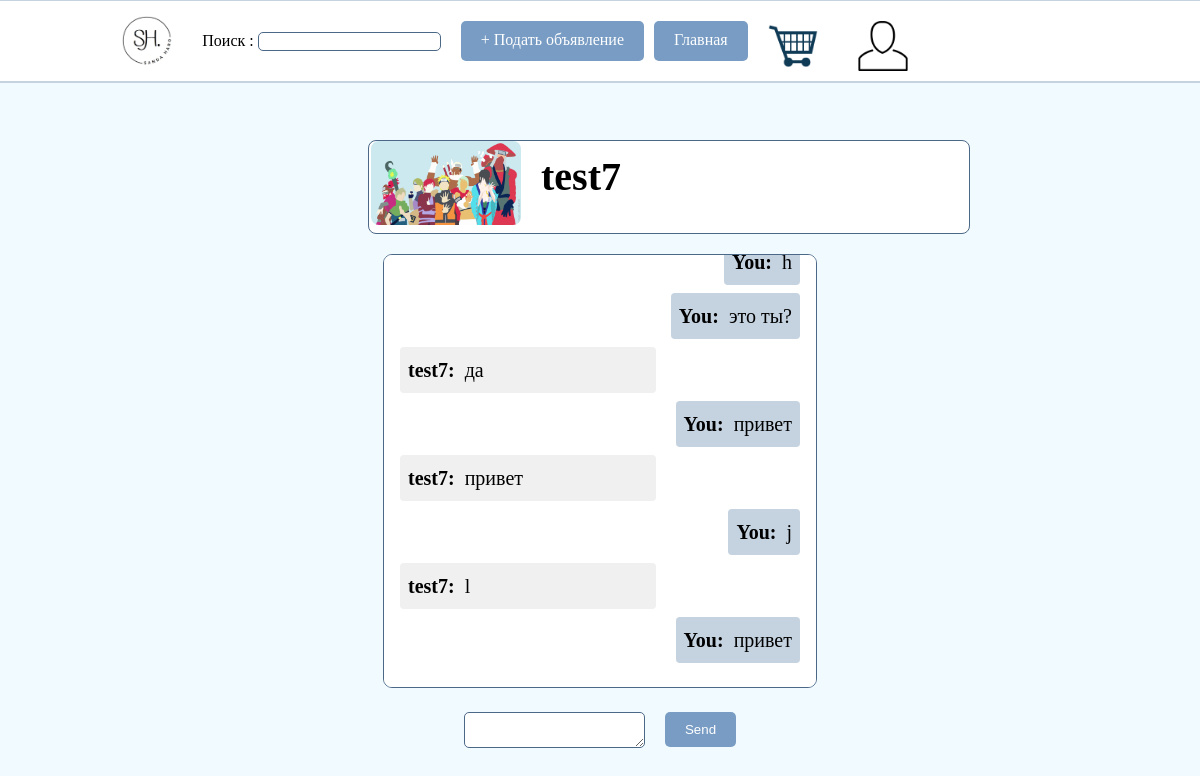
Before: /compose/10/ (signed in) with the older database file.
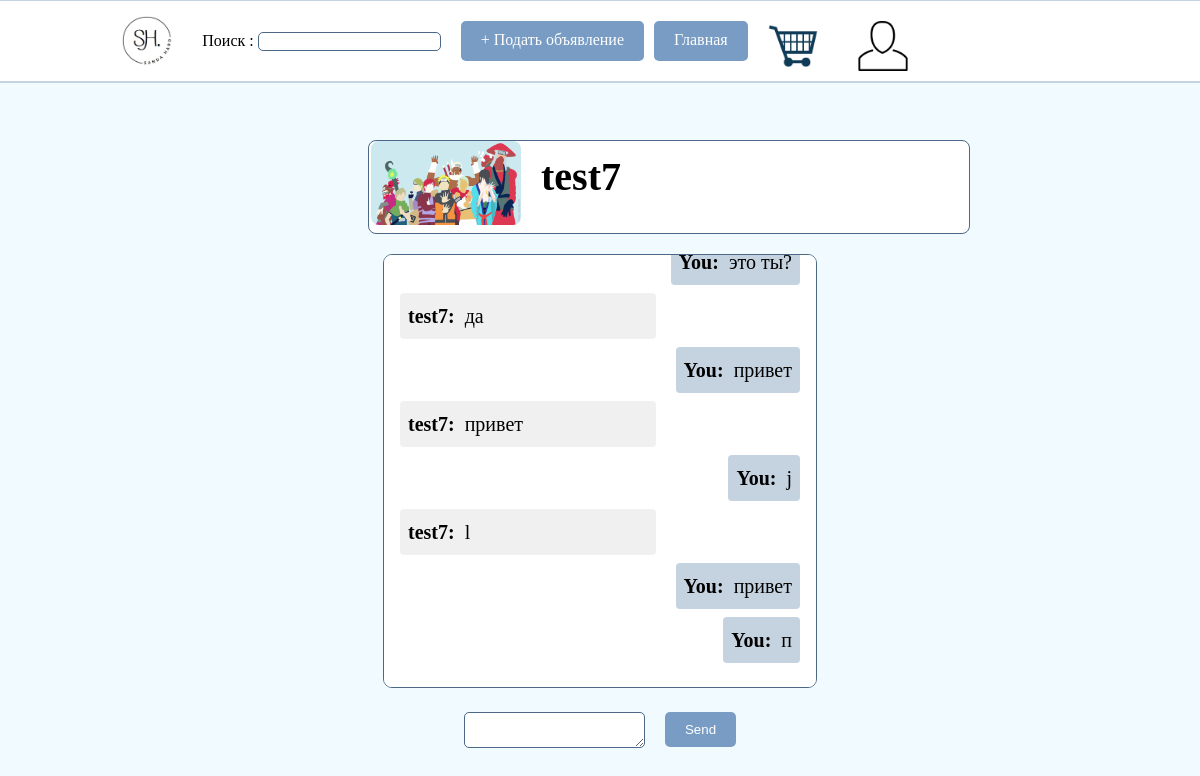
After: the same page with the newer database file.
### main/models.py (models this page shows, shortened)
class Message(models.Model):
    sender = models.ForeignKey(User, on_delete=models.CASCADE, related_name='sent_messages')
    recipient = models.ForeignKey(User, on_delete=models.CASCADE, related_name='received_messages')
    content = models.TextField()
    created_at = models.DateTimeField(auto_now_add=True)
    is_read = models.BooleanField(default=False)

### main/views.py (the view)
# urls.py: path('compose/<int:user_id>/', views.compose_message, name='compose_message'),
def compose_message(request, user_id):
    recipient = get_object_or_404(User, id=user_id)
    recipient_profile = Profile.objects.get(user=recipient)
    if request.method == 'POST':
        form = MessageForm(request.POST)
        if form.is_valid():
            message = form.save(commit=False)
            message.sender = request.user
            message.recipient = recipient
            message.save()
            form = MessageForm()
            return redirect('compose_message', user_id=user_id)
    else:
        form = MessageForm()
    messages = Message.objects.filter(
        Q(sender=request.user, recipient=recipient) | Q(sender=recipient, recipient=request.user)
    ).order_by('created_at')
    return render(request, 'main/compose.html',
                  {'form': form, 'messages': messages, 'recipient': recipient, 'recipient_profile': recipient_profile})

### main/forms.py
class TitleSearchForm(forms.Form):
    simple_title = forms.CharField(label='Поиск ', required=False)

class MessageForm(forms.ModelForm):
    class Meta:
        model = Message
        fields = ['content']

### main/context_processors.py (called while the page is built)
def title_search_form(request):
    search_form = TitleSearchForm(request.GET)
    return {'title_search_form': search_form}

### main/templates/main/compose.html (shortened to what this page needs)
{% extends "main/index.html" %}
{% block content %}
<div class="profile-block">
    <div class="profile-left">
        {% if recipient_profile.photo %}
            <img src="{{ recipient_profile.photo.url }}" alt="Profile Photo" class="profilephoto">
        {% endif %}
    </div>
    <div class="profile-right">
        <h1>{{ recipient_profile.user.username }}</h1>
    </div>
</div>
 <div class="container">
  <div class="message-container">
    {% for message in messages %}
    <div class="message {% if message.sender == request.user %}sender{% endif %}">
      <strong>{% if message.sender == request.user %}You{% else %}{{ message.sender.username }}{% endif %}:</strong>&nbsp; {{ message.content }}
    </div>
    {% endfor %}
  </div>
  <form class="form1" method="post">
<div class="messaebtn">
    <textarea class="textarea1" name="content"></textarea>
    <button class="buttonMod mes">Send</button>
  </div>
  </form>
</div>
{% endblock %}

Changed rows visible on the page:
no longer on this page (row unchanged): Message: shows "You", content "h"
added Message: shows "You", content "п"
